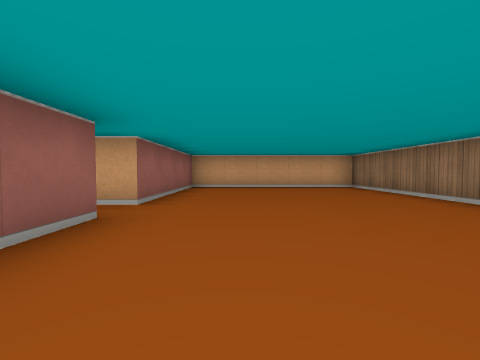
[1] (above)

16 first-person views from a walk through a cub3D ray-caster map. The camera is about half as high as the walls, tilts 2° down and sees 90° across. The floor is counted in squares. Each view is taken from the middle of a square. On the plan, view 1 faces up. The plan holds only what a view shows up to about 9 squares ahead; the rest is blank.

[2]
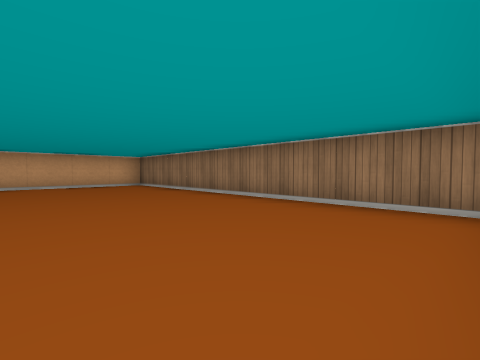

[3]
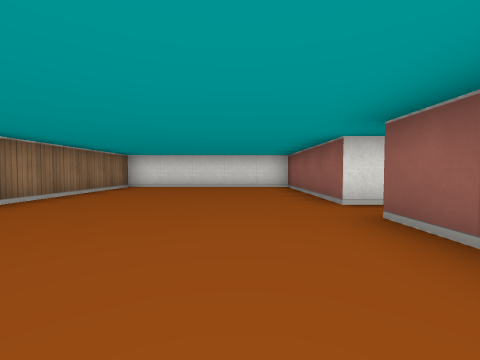

[4]
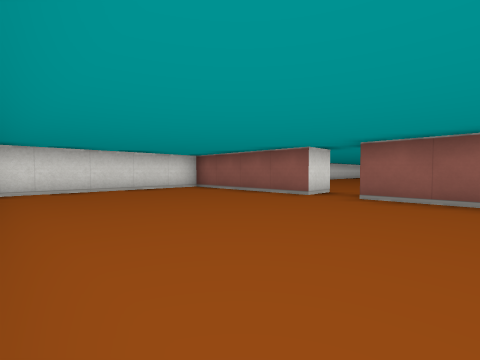

[5]
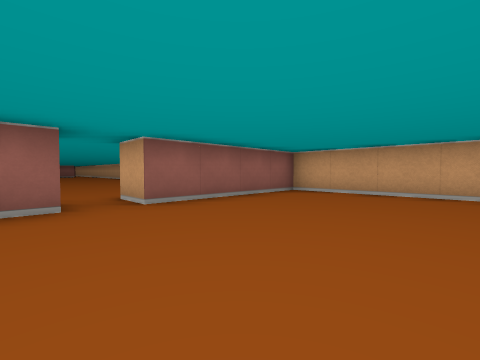

[6]
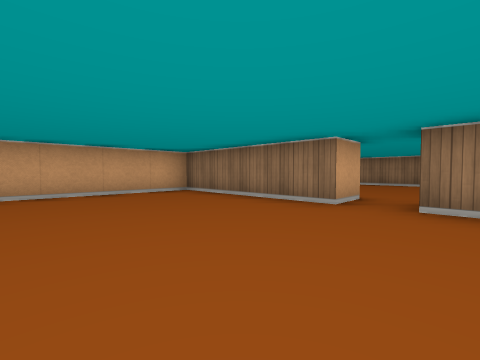

[7]
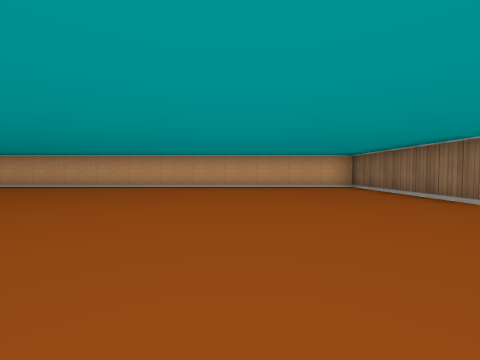

[8]
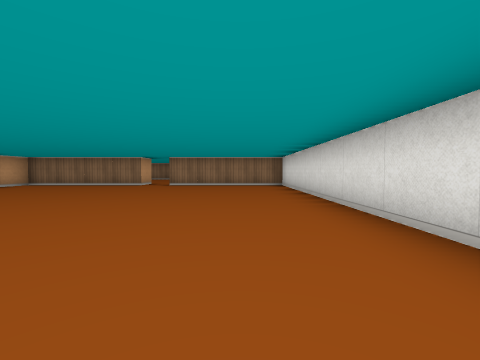

[9]
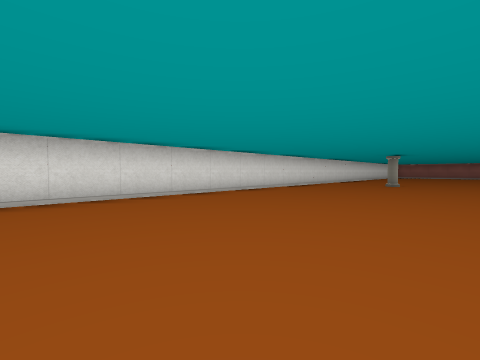

[10]
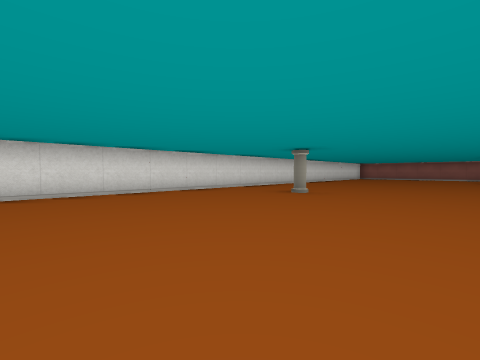

[11]
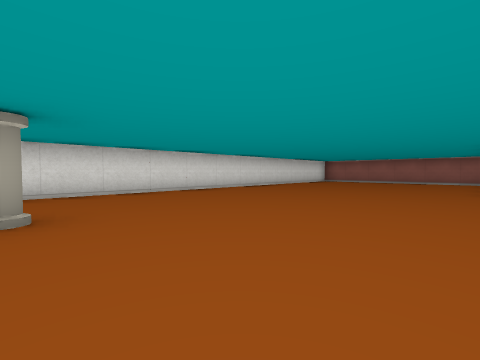

[12]
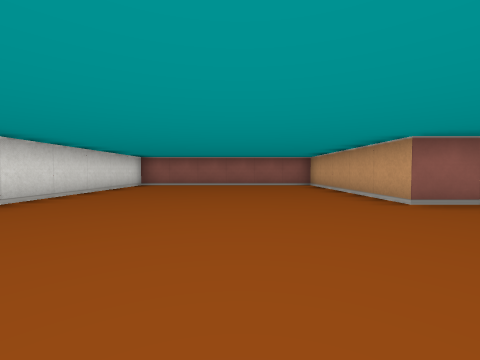

[13]
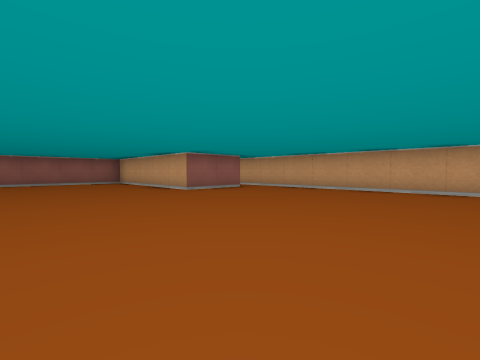

[14]
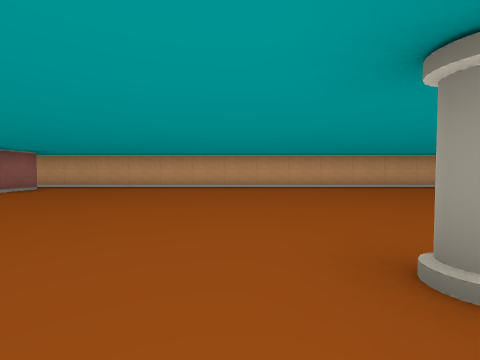

[15]
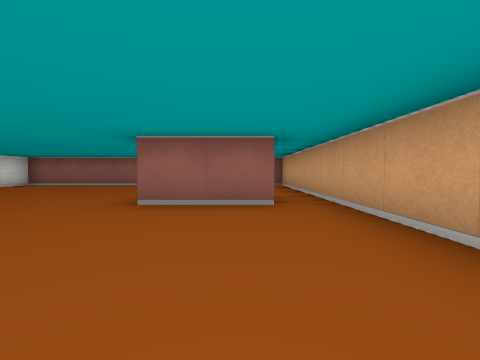

[16]
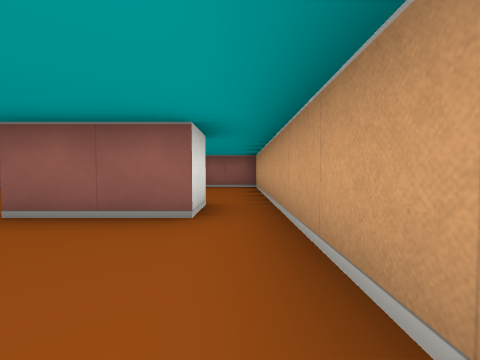

### Floor plan
Ten units are one square. View 1 is at (0, 0); x grows to the right and y downward. Boxes are objects, and circles mark ways between rooms. Rooms are numbered by the first view taken in them; rooms with no view inside come last. Other rooms are left out.
<svg viewBox="-280 -80 320 100">
<path fill="none" stroke="#000" d="M-25 -25 -15 -25 -15 15 35 15 35 -75 -15 -75 -15 -35 -25 -35M-235 -65 -225 -65 -225 -45 -275 -45 -275 15 -25 15 -25 -25M-25 -35 -25 -75 -235 -75M-235 -75 -275 -75 -275 -59"/>
<rect x="-165" y="-15" width="10" height="10" fill="#bbb"><title>pillar</title></rect>
<circle cx="-20" cy="-30" r="3" fill="#2a7"/>
<circle cx="-230" cy="-70" r="3" fill="#2a7"/>
<text x="10" y="-30">1</text>
<text x="-140" y="-30">2</text>
<text x="-260" y="-70">3</text>
</svg>
Room 1 opens to room 2. Room 2 opens to room 3.

Where each view was taken, in squares from view 1:
view 1: 0 up, 0 right, facing up
view 2: 1 down, 0 right, facing up-right
view 3: 6 up, 0 right, facing down
view 4: 5 up, 3 right, facing down-left
view 5: 2 up, 2 right, facing up-left
view 6: 2 up, 6 left, facing up-right
view 7: 0 up, 6 left, facing up
view 8: 0 up, 11 left, facing right
view 9: 3 up, 7 left, facing down-left
view 10: 4 up, 11 left, facing down-left
view 11: 4 up, 16 left, facing down-left
view 12: 2 up, 19 left, facing left
view 13: 1 up, 17 left, facing up-left
view 14: 0 up, 17 left, facing up
view 15: 6 up, 19 left, facing left
view 16: 7 up, 20 left, facing left
